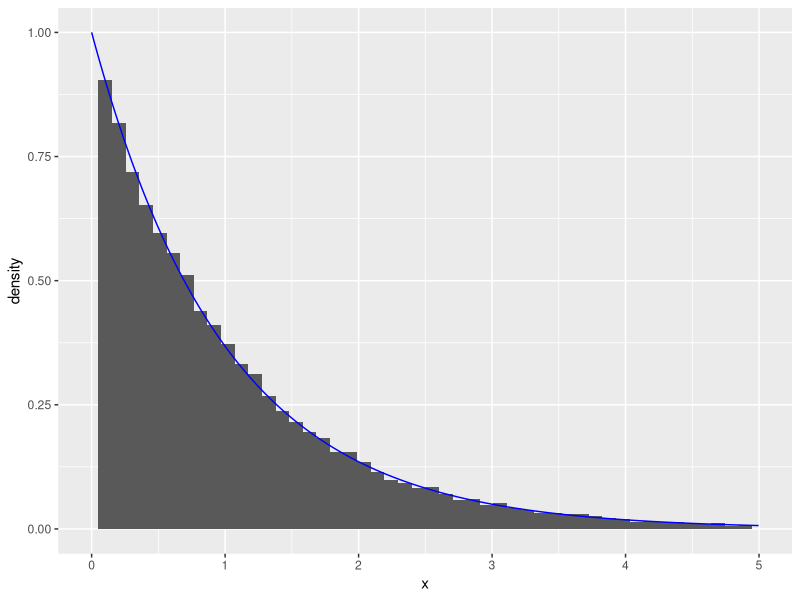
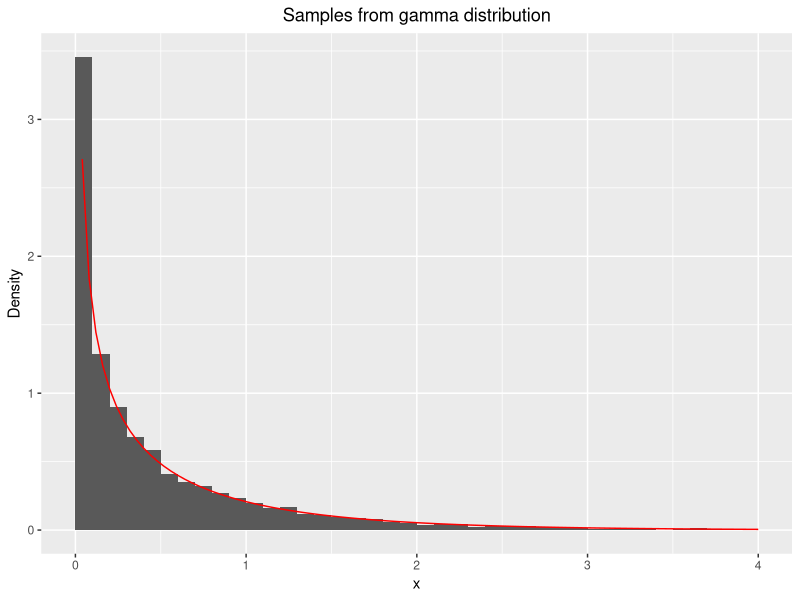
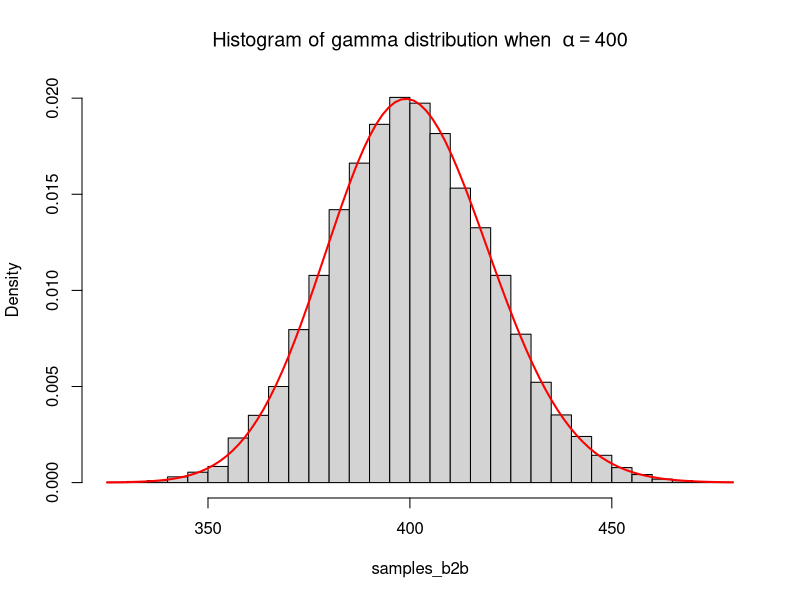
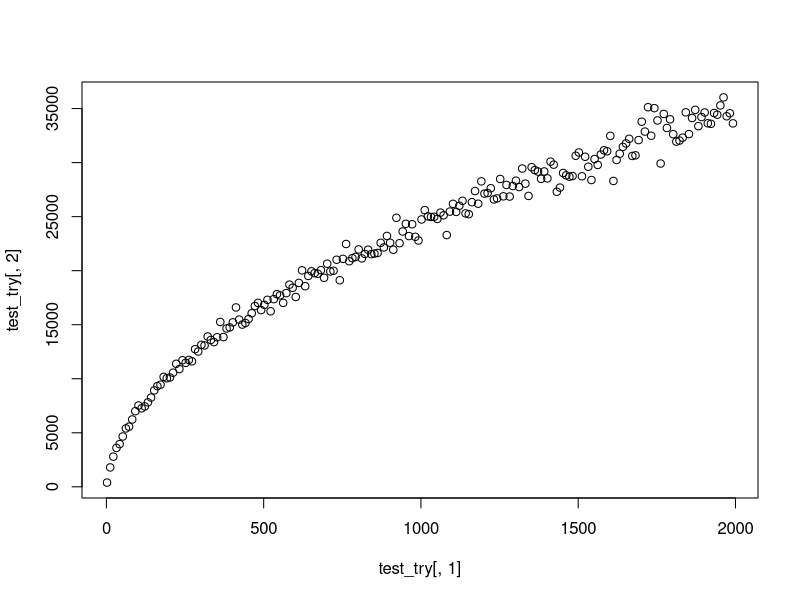
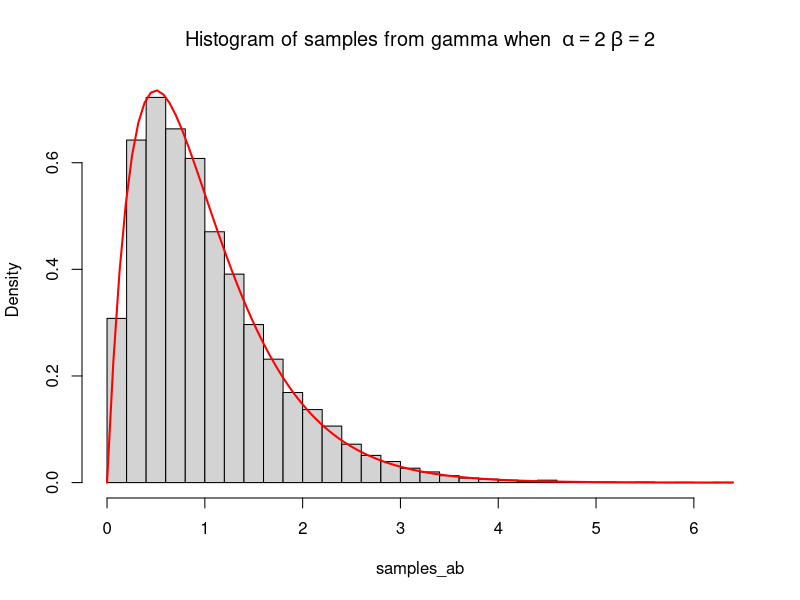
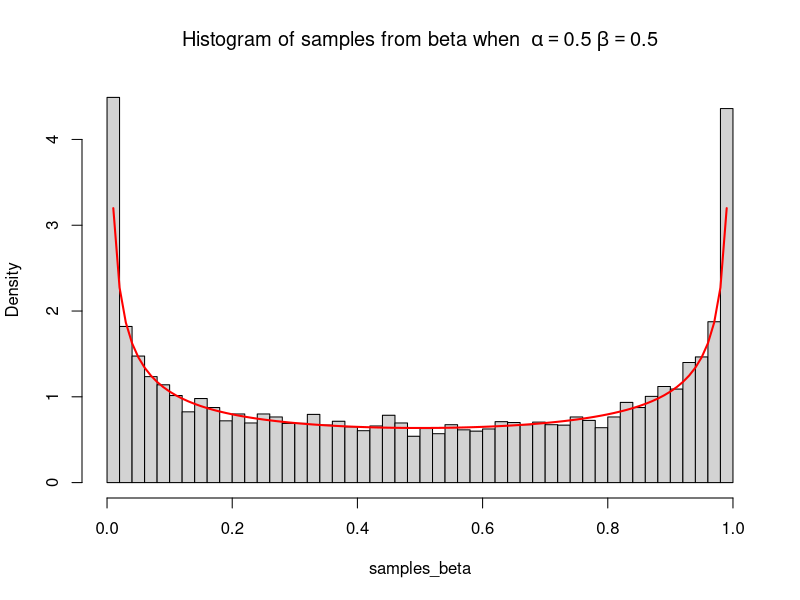

These figures' R source, in order:
## ---- chunk 1
## Libraries used in Project
library(ggplot2)
library(knitr)
knitr::opts_chunk$set(echo = TRUE, warning=FALSE, message=FALSE)
opts_chunk$set(tidy.opts=list(width.cutoff=60),tidy=TRUE)
## ---- chunk 2
library(ggplot2)
# n: number of samples to generate
# rate: the rate
# expdist returns a vector with generated random numbers from exponential distribution

expdist <- function(rate, n) {
   u <- runif(n)
   x <-  -log( (1/rate)*( 1 - u))/rate
   list = list(x, u)
   return(list)
}

n <- 60000
lambda <- 1
outval <- expdist(lambda, n)
x = outval[[1]]
y = outval[[2]]

ggplot(data.frame(x=x))+geom_histogram(aes(x=x, y = ..density..),
bins = 50)  +geom_line(data = data.frame(x=x,y=dexp(x, rate = 1)),
aes(x=x, y=y) ,
color = "blue")+xlim(0,5)

## ---- chunk 3
# f_b1 returns the value of f in this exercise, a gamma distribution
f_b1 <- function(alpha, x) {
  gamma = (1/gamma(alpha))*x^(alpha-1)*exp(-x)
  return((gamma)*(x>0))
}

# Delete this before the files are merges, only for help 
# alpha: parameter alpha
# n: number of samples to generate
# dist1 returns a vector of random numbers from the distribution g
dist1 <- function(alpha, n) {
   u <- runif(n)
   L = u<ca(alpha)/alpha
   res = c(1:n)*0
   res[L] = (u[L]*alpha/ca(alpha))^(1/alpha)
   res[!L] = -log((1-u[!L])/ca(alpha))
   return(list(res,u))
}

# ca: normalizing constant
ca <- function(alpha) {
  return(exp(1)*alpha/(exp(1)+alpha))
}

# g_test is the theoretical function to test the algorithm with 
g_test = function(alpha, x) {
  res = c(1:length(x))*0
  L = x<1&x>0
  res[L] = ca(alpha)*x[L]^(alpha-1)
  res[!L] = ca(alpha)*exp(-x[!L])
  return (res)
}

# acceptance_criterion returns the alpha to accept/reject in rejection sampling
acceptance_criterion <- function(alpha, x) {
  const = (exp(1)+alpha)/(gamma(alpha)*exp(1)*alpha)
  alpha = f_b1(alpha, x)/(const*g_test(alpha, x))
  return(alpha)
}

# rejection_b generates samples from f by rejection sampling
# n: number of samples to generate
# alpha: shape parameter 
rejection_b <- function(alpha, n) {
  out = 1:n
  
  for (i in 1:n) {
    finished = 0
    while(finished==0) {
      u = runif(1)
      x = dist1(alpha, 1)[[1]]
      acceptance = acceptance_criterion(alpha, x)
      if(u <= acceptance) {
        out[i] = x
        finished = 1
      }
    }
  }
  return(out)
}


# f_testb is the theoretical function to test the algorithm with 
f_testb = function(x, alpha) {
  gamma = (1/gamma(alpha))*x^(alpha-1)*exp(-x)
  return((gamma)*(x>0))
}

n = 10000
alpha = 0.5


library(ggplot2)
samples_b1 <- rejection_b(alpha, n)
x <- seq(0,4,0.001)
data_b1 <- data.frame("samples_b1"=samples_b1)


ggplot(data=data_b1, aes(data_b1$samples_b1)) +
geom_histogram(aes(y=..density..), breaks = seq(0, 4, by = 0.1)) +theme(plot.title = element_text(hjust = 0.5))+
xlim(c(0,4)) + labs(title="Samples from gamma distribution", x="x", y="Density") +
stat_function(fun = f_testb, args = list(alpha), color = "red")
## ---- chunk 4
n <- 10000
# f_gamma the kernel of a gamma function
f_gamma <- function(x, alpha){
  return (x^(alpha - 1 )*exp(-x)*(x>0))
}

alpha <- 400

# gamma_b2b2 samples from gamma distribution with large alpha
gamma_b2b2 <- function(alpha, n){
  x = 1:n
  loga = 0.5*((alpha-1)*log(alpha-1)+(1-alpha))
  logb = 0.5*((alpha+1)*log(alpha+1)-1-alpha)
  trials = 1
  
  for (i in 1:n){
    logx1 = loga + log(runif(1))
    logx2 = logb + log(runif(1))
    f_condition = 0.5*((alpha-1)*(logx2-logx1)-exp(logx2-logx1))
    while(logx1 > f_condition){
    logx1 = loga + log(runif(1))
    logx2 = logb + log(runif(1))
    f_condition = 0.5*((alpha-1)*(logx2-logx1)-exp(logx2-logx1))
    trials = trials + 1
    }
    
     x[i] = exp(logx2-logx1)
  }
  return(cbind(x, trials-1))
}


samples_b2b = gamma_b2b2(alpha, n)[,1]
hist(samples_b2b, breaks = 40, freq = FALSE, main = bquote("Histogram of gamma distribution when "~alpha == .(alpha)))
curve(dgamma(x, alpha, 1), col = "red", lwd = 2, add=TRUE)

test_tries <- function(n) {
  alpha = seq(2,2000,10)
  tryvector = 1:length(alpha)
  for (i in 1:length(alpha)) {
    tries = gamma_b2b2(alpha[i], n)[,2][1]
    tryvector[i] = tries
  }
  return(cbind(alpha, tryvector))
  
}

test_try = test_tries(1000)

plot(test_try[,1], test_try[,2])

## ---- chunk 5
# Delete this before merging the files, only for help
# n: number of samples to generate
# rate: the rate
# expdist returns a vector with generated random numbers from exponential distribution
expdist <- function(rate, n) {
   u <- runif(n)
   x <-  -log( (1/rate)*( 1 - u))/rate
   list = list(x, u)
   return(list)
}

# gammaab samples from the gamma distribution for all values of alpha and beta > 0 
gammaab <- function(alpha, beta, n) {
  if(alpha>0&&alpha<1) {
    X = rejection_b(alpha, n)/beta
  }
  else if(alpha==1) {
    X = expdist(1, n)[[1]]
  }
  else if (alpha>1) {
    X = gamma_b2b2(alpha,n)[,1]
  }
  else {
    print("alpha not valid")
    return(0)
  }
  Y = X/beta
  return(Y)
}

# theoretical_gamma is the theoretical function to test the algorithm with for alpha, beta > 0
theoretical_gamma = function(x, alpha, beta) {
  gamma = ((beta^alpha)/gamma(alpha))*x^(alpha-1)*exp(-beta*x)
  return((gamma)*(x>0))
}

alpha = 2
beta = 2
n = 10000

samples_ab <- gammaab(alpha, beta, n)
hist(samples_ab, breaks = 40, freq = FALSE, main = bquote("Histogram of samples from gamma when "~alpha == .(alpha) ~beta ==.(beta)))
curve(theoretical_gamma(x, alpha, beta), col = "red", lwd = 2, add=TRUE)

## ---- chunk 6
# sample_beta samples from beta(alpha, beta) distribution 
# n: number of samples
sample_beta <- function(alpha, beta, n) {
  x = gammaab(alpha, 1, n)
  y = gammaab(beta, 1, n)
  z = x/(x+y)
  return(z)
}

alpha = 0.5
beta = 0.5
n = 10000
samples_beta <- sample_beta(alpha, beta, n)
hist(samples_beta, breaks = 40, freq = FALSE, main = bquote("Histogram of samples from beta when "~alpha == .(alpha) ~beta ==.(beta)))
curve(dbeta(x, alpha, beta), col = "red", lwd = 2, add=TRUE)

